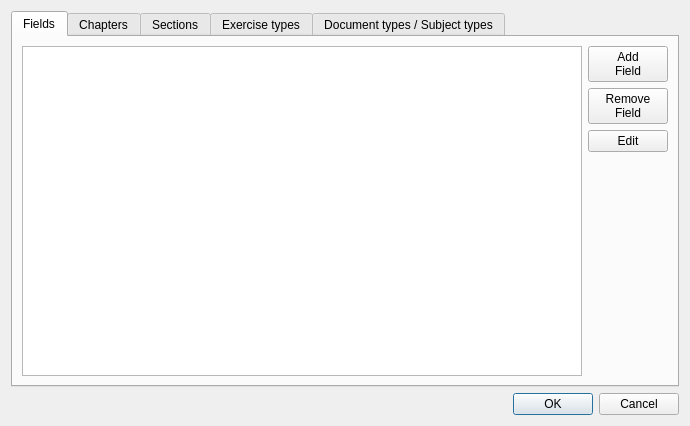
<?xml version="1.0" encoding="UTF-8"?>
<ui version="4.0">
 <class>DataTables</class>
 <widget class="QDialog" name="DataTables">
  <property name="geometry">
   <rect>
    <x>0</x>
    <y>0</y>
    <width>690</width>
    <height>426</height>
   </rect>
  </property>
  <property name="windowTitle">
   <string>Database entries</string>
  </property>
  <property name="windowIcon">
   <iconset>
    <normaloff>:/images/excel.png</normaloff>:/images/excel.png</iconset>
  </property>
  <layout class="QGridLayout" name="gridLayout_11">
   <item row="1" column="0">
    <widget class="QDialogButtonBox" name="buttonBox">
     <property name="orientation">
      <enum>Qt::Horizontal</enum>
     </property>
     <property name="standardButtons">
      <set>QDialogButtonBox::Cancel|QDialogButtonBox::Ok</set>
     </property>
    </widget>
   </item>
   <item row="0" column="0">
    <widget class="QTabWidget" name="tabWidget">
     <property name="currentIndex">
      <number>0</number>
     </property>
     <widget class="QWidget" name="FieldTab">
      <attribute name="title">
       <string>Fields</string>
      </attribute>
      <layout class="QGridLayout" name="gridLayout_2">
       <item row="0" column="0">
        <layout class="QGridLayout" name="gridLayout">
         <item row="0" column="1">
          <widget class="QPushButton" name="AddFieldButton">
           <property name="text">
            <string>Add
Field</string>
           </property>
          </widget>
         </item>
         <item row="1" column="1">
          <widget class="QPushButton" name="RemFieldButton">
           <property name="text">
            <string>Remove
Field</string>
           </property>
          </widget>
         </item>
         <item row="2" column="1">
          <widget class="QPushButton" name="EditFieldButton">
           <property name="text">
            <string>Edit</string>
           </property>
          </widget>
         </item>
         <item row="3" column="1">
          <spacer name="verticalSpacer">
           <property name="orientation">
            <enum>Qt::Vertical</enum>
           </property>
           <property name="sizeHint" stdset="0">
            <size>
             <width>20</width>
             <height>40</height>
            </size>
           </property>
          </spacer>
         </item>
         <item row="0" column="0" rowspan="4">
          <widget class="QTableWidget" name="FieldTable"/>
         </item>
        </layout>
       </item>
      </layout>
     </widget>
     <widget class="QWidget" name="ChapterTab">
      <attribute name="title">
       <string>Chapters</string>
      </attribute>
      <layout class="QGridLayout" name="gridLayout_4">
       <item row="0" column="0">
        <layout class="QGridLayout" name="gridLayout_3">
         <item row="0" column="0">
          <widget class="QLabel" name="label">
           <property name="sizePolicy">
            <sizepolicy hsizetype="Preferred" vsizetype="Fixed">
             <horstretch>0</horstretch>
             <verstretch>0</verstretch>
            </sizepolicy>
           </property>
           <property name="font">
            <font>
             <weight>75</weight>
             <bold>true</bold>
            </font>
           </property>
           <property name="text">
            <string>Fields</string>
           </property>
          </widget>
         </item>
         <item row="1" column="1" rowspan="2">
          <widget class="QPushButton" name="AddChapterButton">
           <property name="text">
            <string>Add
Chapter</string>
           </property>
          </widget>
         </item>
         <item row="4" column="1">
          <widget class="QPushButton" name="EditChapterButton">
           <property name="text">
            <string>Edit</string>
           </property>
          </widget>
         </item>
         <item row="1" column="0">
          <widget class="QComboBox" name="ComboFields_ChapterTab"/>
         </item>
         <item row="3" column="1">
          <widget class="QPushButton" name="RemoveChapterButton">
           <property name="text">
            <string>Remove
Chapter</string>
           </property>
          </widget>
         </item>
         <item row="5" column="1">
          <spacer name="verticalSpacer_2">
           <property name="orientation">
            <enum>Qt::Vertical</enum>
           </property>
           <property name="sizeHint" stdset="0">
            <size>
             <width>20</width>
             <height>40</height>
            </size>
           </property>
          </spacer>
         </item>
         <item row="2" column="0" rowspan="4">
          <widget class="QTableWidget" name="ChapterTable"/>
         </item>
        </layout>
       </item>
      </layout>
     </widget>
     <widget class="QWidget" name="SectionTab">
      <attribute name="title">
       <string>Sections</string>
      </attribute>
      <layout class="QGridLayout" name="gridLayout_6">
       <item row="0" column="0">
        <layout class="QGridLayout" name="gridLayout_5">
         <item row="4" column="2">
          <widget class="QPushButton" name="EditSectionButton">
           <property name="sizePolicy">
            <sizepolicy hsizetype="Maximum" vsizetype="Fixed">
             <horstretch>0</horstretch>
             <verstretch>0</verstretch>
            </sizepolicy>
           </property>
           <property name="text">
            <string>Edit</string>
           </property>
          </widget>
         </item>
         <item row="1" column="2" rowspan="2">
          <widget class="QPushButton" name="AddSectionButton">
           <property name="sizePolicy">
            <sizepolicy hsizetype="Preferred" vsizetype="Fixed">
             <horstretch>0</horstretch>
             <verstretch>0</verstretch>
            </sizepolicy>
           </property>
           <property name="text">
            <string>Add
Section</string>
           </property>
          </widget>
         </item>
         <item row="1" column="0">
          <widget class="QComboBox" name="ComboFields_SectionTab"/>
         </item>
         <item row="0" column="0">
          <widget class="QLabel" name="label_4">
           <property name="sizePolicy">
            <sizepolicy hsizetype="Preferred" vsizetype="Fixed">
             <horstretch>0</horstretch>
             <verstretch>0</verstretch>
            </sizepolicy>
           </property>
           <property name="font">
            <font>
             <weight>75</weight>
             <bold>true</bold>
            </font>
           </property>
           <property name="text">
            <string>Fields</string>
           </property>
          </widget>
         </item>
         <item row="0" column="1">
          <widget class="QLabel" name="Level3Combo2Name">
           <property name="sizePolicy">
            <sizepolicy hsizetype="Preferred" vsizetype="Fixed">
             <horstretch>0</horstretch>
             <verstretch>0</verstretch>
            </sizepolicy>
           </property>
           <property name="font">
            <font>
             <weight>75</weight>
             <bold>true</bold>
            </font>
           </property>
           <property name="text">
            <string>Chapters</string>
           </property>
          </widget>
         </item>
         <item row="1" column="1">
          <widget class="QComboBox" name="ComboChapters_SectionTab"/>
         </item>
         <item row="3" column="2">
          <widget class="QPushButton" name="RemoveSectionButton">
           <property name="sizePolicy">
            <sizepolicy hsizetype="Preferred" vsizetype="Fixed">
             <horstretch>0</horstretch>
             <verstretch>0</verstretch>
            </sizepolicy>
           </property>
           <property name="text">
            <string>Remove
Section</string>
           </property>
          </widget>
         </item>
         <item row="5" column="2">
          <spacer name="verticalSpacer_3">
           <property name="orientation">
            <enum>Qt::Vertical</enum>
           </property>
           <property name="sizeHint" stdset="0">
            <size>
             <width>20</width>
             <height>40</height>
            </size>
           </property>
          </spacer>
         </item>
         <item row="2" column="0" rowspan="4" colspan="2">
          <widget class="QTableWidget" name="SectionTable"/>
         </item>
        </layout>
       </item>
      </layout>
     </widget>
     <widget class="QWidget" name="ExerciseTypeTab">
      <attribute name="title">
       <string>Exercise types</string>
      </attribute>
      <layout class="QGridLayout" name="gridLayout_8">
       <item row="0" column="0">
        <layout class="QGridLayout" name="gridLayout_7">
         <item row="0" column="1">
          <widget class="QLabel" name="label_11">
           <property name="font">
            <font>
             <weight>75</weight>
             <bold>true</bold>
            </font>
           </property>
           <property name="text">
            <string>Chapters</string>
           </property>
          </widget>
         </item>
         <item row="1" column="2">
          <widget class="QComboBox" name="ComboSections_ExerciseTypeTab"/>
         </item>
         <item row="1" column="3" rowspan="2">
          <widget class="QPushButton" name="AddExerciseTypeButton">
           <property name="sizePolicy">
            <sizepolicy hsizetype="Preferred" vsizetype="Fixed">
             <horstretch>0</horstretch>
             <verstretch>0</verstretch>
            </sizepolicy>
           </property>
           <property name="text">
            <string>Add
 Ex. type</string>
           </property>
          </widget>
         </item>
         <item row="0" column="0">
          <widget class="QLabel" name="label_12">
           <property name="font">
            <font>
             <weight>75</weight>
             <bold>true</bold>
            </font>
           </property>
           <property name="text">
            <string>Fields</string>
           </property>
          </widget>
         </item>
         <item row="3" column="3">
          <widget class="QPushButton" name="RemoveExerciseTypeButton">
           <property name="sizePolicy">
            <sizepolicy hsizetype="Preferred" vsizetype="Fixed">
             <horstretch>0</horstretch>
             <verstretch>0</verstretch>
            </sizepolicy>
           </property>
           <property name="text">
            <string>Remove
 Ex. type</string>
           </property>
          </widget>
         </item>
         <item row="0" column="2">
          <widget class="QLabel" name="label_10">
           <property name="font">
            <font>
             <weight>75</weight>
             <bold>true</bold>
            </font>
           </property>
           <property name="text">
            <string>Sections</string>
           </property>
          </widget>
         </item>
         <item row="4" column="3">
          <widget class="QPushButton" name="EditExerciseTypeButton">
           <property name="sizePolicy">
            <sizepolicy hsizetype="Maximum" vsizetype="Fixed">
             <horstretch>0</horstretch>
             <verstretch>0</verstretch>
            </sizepolicy>
           </property>
           <property name="text">
            <string>Edit</string>
           </property>
          </widget>
         </item>
         <item row="1" column="0">
          <widget class="QComboBox" name="ComboFields_ExerciseTypeTab"/>
         </item>
         <item row="1" column="1">
          <widget class="QComboBox" name="ComboChapters_ExerciseTypeTab"/>
         </item>
         <item row="5" column="3">
          <spacer name="verticalSpacer_4">
           <property name="orientation">
            <enum>Qt::Vertical</enum>
           </property>
           <property name="sizeHint" stdset="0">
            <size>
             <width>20</width>
             <height>40</height>
            </size>
           </property>
          </spacer>
         </item>
         <item row="2" column="0" rowspan="4" colspan="3">
          <widget class="QTableWidget" name="ExerciseTypeTable"/>
         </item>
        </layout>
       </item>
      </layout>
     </widget>
     <widget class="QWidget" name="DocumentTypeTab">
      <attribute name="title">
       <string>Document types / Subject types</string>
      </attribute>
      <layout class="QGridLayout" name="gridLayout_14">
       <item row="0" column="0">
        <widget class="QSplitter" name="splitter">
         <property name="orientation">
          <enum>Qt::Horizontal</enum>
         </property>
         <widget class="QWidget" name="layoutWidget">
          <layout class="QGridLayout" name="gridLayout_12">
           <item row="0" column="0">
            <widget class="QTableWidget" name="DocumentTypeTable"/>
           </item>
           <item row="1" column="0">
            <layout class="QGridLayout" name="gridLayout_9">
             <item row="0" column="0">
              <widget class="QPushButton" name="AddDocumentTypeButton">
               <property name="text">
                <string>Add
Doc. type</string>
               </property>
              </widget>
             </item>
             <item row="0" column="1">
              <widget class="QPushButton" name="RemDocumentTypeButton">
               <property name="text">
                <string>Remove
Doc. type</string>
               </property>
              </widget>
             </item>
             <item row="0" column="2">
              <widget class="QPushButton" name="EditDocumentTypeButton">
               <property name="text">
                <string>Edit
name</string>
               </property>
              </widget>
             </item>
            </layout>
           </item>
          </layout>
         </widget>
         <widget class="QWidget" name="layoutWidget">
          <layout class="QGridLayout" name="gridLayout_13">
           <item row="0" column="0">
            <widget class="QTableWidget" name="SubjectTypeTable"/>
           </item>
           <item row="1" column="0">
            <layout class="QGridLayout" name="gridLayout_10">
             <item row="0" column="0">
              <widget class="QPushButton" name="AddSubjectTypeButton">
               <property name="text">
                <string>Add
 Sub. type</string>
               </property>
              </widget>
             </item>
             <item row="0" column="1">
              <widget class="QPushButton" name="RemSubjectType">
               <property name="text">
                <string>Remove
Sub. type</string>
               </property>
              </widget>
             </item>
             <item row="0" column="2">
              <widget class="QPushButton" name="EditSubjectTypeButton">
               <property name="text">
                <string>Edit
name</string>
               </property>
              </widget>
             </item>
            </layout>
           </item>
          </layout>
         </widget>
        </widget>
       </item>
      </layout>
     </widget>
    </widget>
   </item>
  </layout>
 </widget>
 <resources/>
 <connections/>
</ui>
